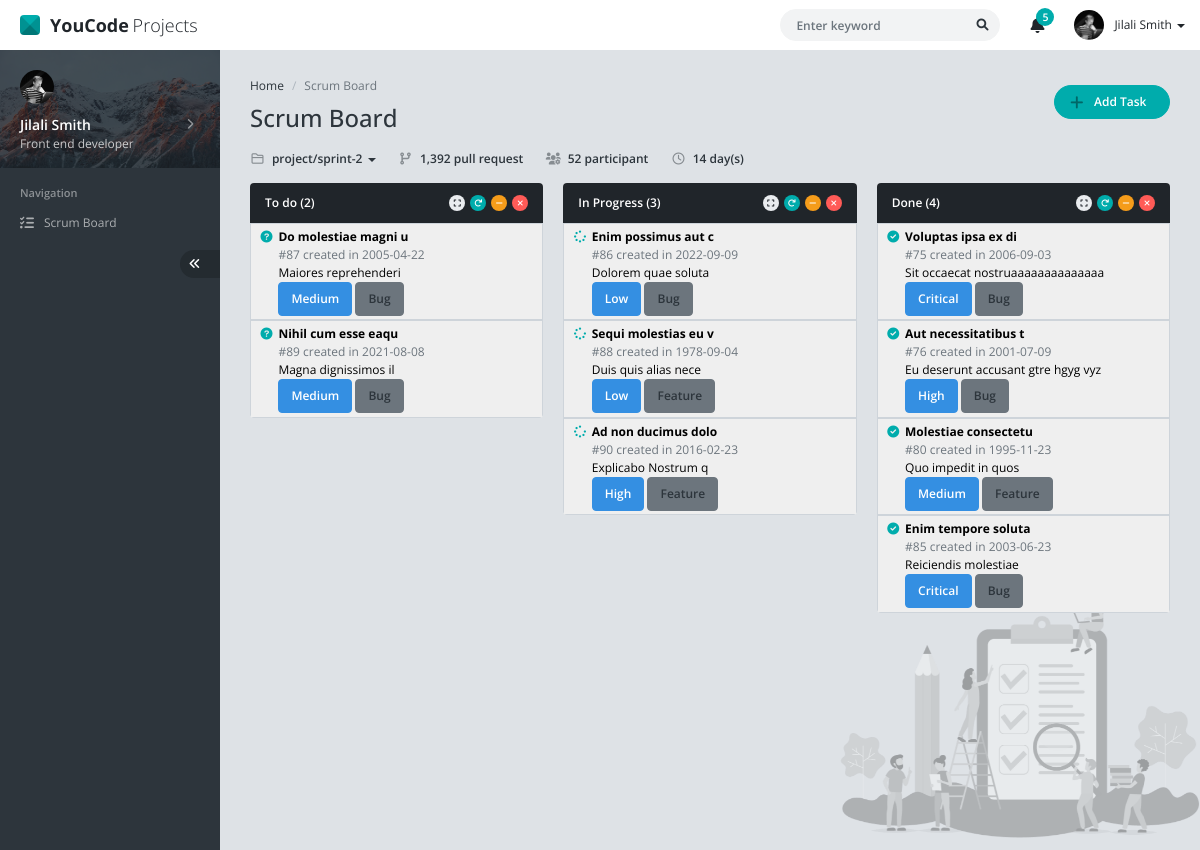
The page / on the database its author committed.
### tables this page shows
CREATE TABLE `tasks` (
  `id` int(11) NOT NULL,
  `title` varchar(255) NOT NULL,
  `type_id` int(11) NOT NULL,
  `priority_id` int(11) NOT NULL,
  `status_id` int(11) NOT NULL,
  `task_datetime` date NOT NULL,
  `description` text NOT NULL
);

CREATE TABLE `priorities` (
  `id_priorities` int(11) NOT NULL,
  `name` varchar(255) NOT NULL
);

CREATE TABLE `types` (
  `id_types` int(11) NOT NULL,
  `name` varchar(255) NOT NULL
);

### scripts.php (the view, shortened to what this page needs)
<?php
    include('database.php');
    function counter($countStatus){
        global $conn;
        $sql = "SELECT * FROM tasks where status_id = $countStatus";
        $result = mysqli_query($conn,$sql);
        $res = mysqli_fetch_all($result,MYSQLI_ASSOC);
        echo count($res);
    }
    function getTasks($x,$icon)
    {
        global $conn;
        $sql = "SELECT tasks.id as 'id' , title , types.name as 'type' , priorities.name as 'priority', status_id ,priority_id , task_datetime , description from tasks
        INNER JOIN types on types.id_types = tasks.type_id
        INNER JOIN priorities on tasks.priority_id = priorities.id_priorities
        INNER JOIN statuses on tasks.status_id=statuses.id_statuses WHERE status_id = $x";
        $result = mysqli_query($conn,$sql);
        while ($row = mysqli_fetch_assoc( $result) ) {
            $icon = '';
                if($x == 1){
                    $icon='fa fa-circle-question';
                }
                else if ($x == 2){
                    $icon='fa fa-spinner';
                }
                else if ($x == 3){
                    $icon='fa fa-circle-check';
                }
            echo '
            <button onclick=editTask(this,'.$row["id"].',"'.$row["type"].'","'.$row['priority_id'].'","'.$row['status_id'].'","'.$row['task_datetime'].'")  class="d-flex button border  w-100 p-1">
            <div class="col-md-1">
                <i class="'.$icon.' text-success"></i>
            </div>
            <div class="text-start col-md-11 ">
                <div class="fw-bolder">'.$row['title'].'</div>
                <div class="">
                    <div class="text-gray">#'.$row['id'].' created in '.$row['task_datetime'].'</div>
                    <div class="" title="">'.$row['description'].'</div>
                </div>
                <div class="">
                    <span class="col-md-auto btn btn-primary text-white ">'.$row['priority'].'</span>
                    <span class="col-md-auto btn btn-gray text-dark">'.$row['type'].'</span>
                </div>
            </div>
            </button>';
        }
    }
?>

### index.php (shortened to what this page needs)
<?php
    include('scripts.php');
?>
<!DOCTYPE html>
<html lang="en" >
<head>
	<link href="assets/css/vendor.min.css" rel="stylesheet" />
	<link href="assets/css/default/app.min.css" rel="stylesheet" />
	<link rel="stylesheet" href="style.css">
</head>
<body>
	<div id="app" class="app app-header-fixed app-sidebar-fixed">
		<div id="header" class="app-header">
			<div class="navbar-header">
				<a href="index.html" class="navbar-brand"><span class="navbar-logo"></span> <b class="me-1">YouCode</b> Projects</a>
			</div>
			<div class="navbar-nav">
				<div class="navbar-item navbar-form">
					<form action="" method="POST" name="search">
						<div class="form-group">
							<input type="text" class="form-control" placeholder="Enter keyword" />
							<button type="submit" class="btn btn-search"><i class="fa fa-search"></i></button>
						</div>
					</form>
				</div>
				<div class="navbar-item dropdown">
					<a href="#" data-bs-toggle="dropdown" class="navbar-link dropdown-toggle icon">
						<i class="fa fa-bell"></i>
						<span class="badge">5</span>
					</a>
				</div>
				<div class="navbar-item navbar-user dropdown">
					<a href="#" class="navbar-link dropdown-toggle d-flex align-items-center" data-bs-toggle="dropdown">
						<img src="assets/img/user/user-13.jpg" alt="" />
						<span>
							<span class="d-none d-md-inline">Jilali Smith</span>
							<b class="caret"></b>
						</span>
					</a>
				</div>
			</div>
		</div>
		<div id="sidebar" class="app-sidebar">
			<div class="app-sidebar-content" data-scrollbar="true" data-height="100%">
				<div class="menu">
					<div class="menu-profile">
						<a href="javascript:;" class="menu-profile-link" data-toggle="app-sidebar-profile" data-target="#appSidebarProfileMenu">
							<div class="menu-profile-cover with-shadow"></div>
							<div class="menu-profile-image">
								<img src="assets/img/user/user-13.jpg" alt="" />
							</div>
							<div class="menu-profile-info">
								<div class="d-flex align-items-center">
									<div class="flex-grow-1">
										Jilali Smith
									</div>
									<div class="menu-caret ms-auto"></div>
								</div>
								<small>Front end developer</small>
							</div>
						</a>
					</div>
					<div class="menu-header">Navigation</div>
					<div class="menu-item">
						<a href="index.html" class="menu-link">
							<div class="menu-icon">
								<i class="fa fa-list-check"></i>
							</div>
							<div class="menu-text">Scrum Board</div>
						</a>
					</div>
					<div class="menu-item d-flex">
						<a href="javascript:;" class="app-sidebar-minify-btn ms-auto" data-toggle="app-sidebar-minify"><i class="fa fa-angle-double-left"></i></a>
					</div>
				</div>
			</div>
		</div>
		<div id="content" class="app-content" style="min-height: 100vh; background: url(assets/img/cover/cover-scrum-board.png) no-repeat fixed; background-size: 360px; background-position: right bottom;">
			<div class="d-flex align-items-center mb-3">
				<div>
					<ol class="breadcrumb">
						<li class="breadcrumb-item"><a href="javascript:;">Home</a></li>
						<li class="breadcrumb-item active">Scrum Board </li>
					</ol>
					<h1 class="page-header mb-0">
						Scrum Board
					</h1>
				</div>
				<div class="ms-auto" onclick="addbtn()">
				<a href="#modal-task" data-bs-toggle="modal" class="btn btn-success btn-rounded px-4 rounded-pill"><i class="fa fa-plus fa-lg me-2 ms-n2 text-success-900"></i> Add Task</a>
				</div>
			</div>
			<div class="mb-3 d-md-flex fw-bold">
				<div class="dropdown-toggle">
					<a href="#" data-bs-toggle="dropdown" class="text-decoration-none text-dark"><i class="far fa-folder fa-fw text-dark text-opacity-50 me-1"></i> project/sprint-2 <b class="caret"></b></a>
				</div>
				<div class="ms-md-4 mt-md-0 mt-2"><i class="fa fa-code-branch fa-fw me-1 text-dark text-opacity-50"></i> 1,392 pull request</div>
				<div class="ms-md-4 mt-md-0 mt-2"><i class="fa fa-users-cog fa-fw me-1 text-dark text-opacity-50"></i> 52 participant</div>
				<div class="ms-md-4 mt-md-0 mt-2"><i class="far fa-clock fa-fw me-1 text-dark text-opacity-50"></i> 14 day(s)</div>
			</div>
			<div class="row">
				<div class="col-xl-4 col-lg-6">
					<div class="panel panel-inverse">
						<div class="panel-heading">
							<h4 class="panel-title">To do (<span id="to-do-tasks-count"><?php echo counter(1) ?></span>)</h4>
							<div class="panel-heading-btn">
								<a href="javascript:;" class="btn btn-xs btn-icon btn-default" data-toggle="panel-expand"><i class="fa fa-expand"></i></a>
								<a href="javascript:;" class="btn btn-xs btn-icon btn-success" data-toggle="panel-reload"><i class="fa fa-redo"></i></a>
								<a href="javascript:;" class="btn btn-xs btn-icon btn-warning" data-toggle="panel-collapse"><i class="fa fa-minus"></i></a>
								<a href="javascript:;" class="btn btn-xs btn-icon btn-danger" data-toggle="panel-remove"><i class="fa fa-times"></i></a>
							</div>
						</div>
						<div class="list-group list-group-flush rounded-bottom overflow-hidden panel-body p-0" id="to-do-tasks">
							<?php
								getTasks(1,1);
							?>
						</div>
					</div>
				</div>
				<div class="col-xl-4 col-lg-6">
					<div class="panel panel-inverse">
						<div class="panel-heading">
							<h4 class="panel-title">In Progress (<span id="in-progress-tasks-count"><?php echo counter(2) ?></span>)</h4>
							<div class="panel-heading-btn">
								<a href="javascript:;" class="btn btn-xs btn-icon btn-default" data-toggle="panel-expand"><i class="fa fa-expand"></i></a>
								<a href="javascript:;" class="btn btn-xs btn-icon btn-success" data-toggle="panel-reload"><i class="fa fa-redo"></i></a>
								<a href="javascript:;" class="btn btn-xs btn-icon btn-warning" data-toggle="panel-collapse"><i class="fa fa-minus"></i></a>
								<a href="javascript:;" class="btn btn-xs btn-icon btn-danger" data-toggle="panel-remove"><i class="fa fa-times"></i></a>
							</div>
						</div>
						<div class="list-group list-group-flush rounded-bottom overflow-hidden panel-body p-0" id="in-progress-tasks">
							<?php
								getTasks(2,2);
							?>
						</div>
					</div>
				</div>
				<div class="col-xl-4 col-lg-6">
					<div class="panel panel-inverse">
						<div class="panel-heading">
							<h4 class="panel-title">Done (<span id="done-tasks-count"><?php echo counter(3) ?></span>)</h4>
							<div class="panel-heading-btn">
								<a href="javascript:;" class="btn btn-xs btn-icon btn-default" data-toggle="panel-expand"><i class="fa fa-expand"></i></a>
								<a href="javascript:;" class="btn btn-xs btn-icon btn-success" data-toggle="panel-reload"><i class="fa fa-redo"></i></a>
								<a href="javascript:;" class="btn btn-xs btn-icon btn-warning" data-toggle="panel-collapse"><i class="fa fa-minus"></i></a>
								<a href="javascript:;" class="btn btn-xs btn-icon btn-danger" data-toggle="panel-remove"><i class="fa fa-times"></i></a>
							</div>
						</div>
						<div class="list-group list-group-flush rounded-bottom overflow-hidden panel-body p-0" id="done-tasks">
							<?php
								getTasks(3,3);
							?>
						</div>
					</div>
				</div>
			</div>
		</div>
	</div>
</body>
</html>

### style.css (style rules this page uses)
form { margin: 0; }

### rows shown on the page
tasks: title "Do molestiae magni u", id "87", task_datetime "2005-04-22", description "Maiores reprehenderi", priority.name "Medium", type.name "Bug"
tasks: title "Nihil cum esse eaqu", id "89", task_datetime "2021-08-08", description "Magna dignissimos il", priority.name "Medium", type.name "Bug"
tasks: title "Enim possimus aut c", id "86", task_datetime "2022-09-09", description "Dolorem quae soluta", priority.name "Low", type.name "Bug"
tasks: title "Sequi molestias eu v", id "88", task_datetime "1978-09-04", description "Duis quis alias nece", priority.name "Low", type.name "Feature"
tasks: title "Ad non ducimus dolo", id "90", task_datetime "2016-02-23", description "Explicabo Nostrum q", priority.name "High", type.name "Feature"
tasks: title "Voluptas ipsa ex di", id "75", task_datetime "2006-09-03", description "Sit occaecat nostruaaaaaaaaaaaaaa", priority.name "Critical", type.name "Bug"
tasks: title "Aut necessitatibus t", id "76", task_datetime "2001-07-09", description "Eu deserunt accusant gtre hgyg vyz", priority.name "High", type.name "Bug"
tasks: title "Molestiae consectetu", id "80", task_datetime "1995-11-23", description "Quo impedit in quos", priority.name "Medium", type.name "Feature"
tasks: title "Enim tempore soluta", id "85", task_datetime "2003-06-23", description "Reiciendis molestiae", priority.name "Critical", type.name "Bug"

### other values the page prints
count($res) "2 3 4"
